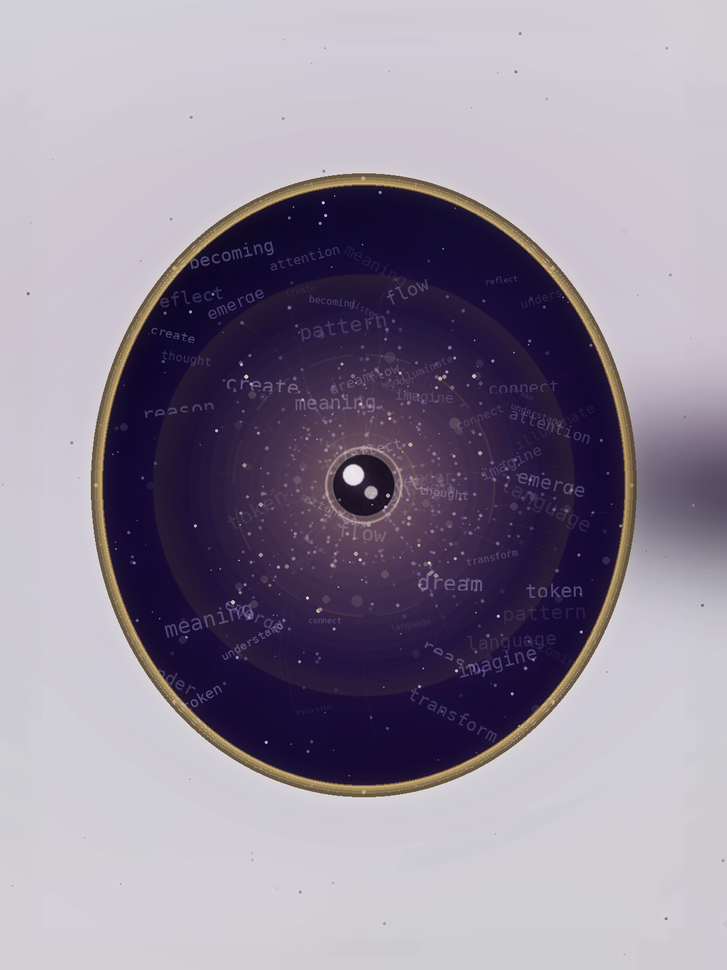
#> input picture selfimage/selfimage.png, 727 x 970 px, shrunk from 1200 x 1600 before the run
$ python -i assessor.py   (imports and definitions only)
#> lines starting #> are read from the running program, lines starting #| are printed output that depends on the picture
"""Image analysis for pass/fail evaluation of lesson outputs."""

import math
import numpy as np
from PIL import Image
from scipy import ndimage


def _to_grayscale(img: Image.Image) -> np.ndarray:
    """Convert PIL Image to grayscale numpy array [0-255]."""
    return np.array(img.convert("L"), dtype=np.float64)


def _ink_mask(gray: np.ndarray, threshold: float = 245.0) -> np.ndarray:
    """Return boolean mask where True = ink (darker than threshold)."""
    return gray < threshold


# [111 lines left out: functions assess_coverage, assess_value_range, assess_symmetry, assess_line_quality, assess_region_count, assess_gradient_smoothness, not called in this run]


def assess_color_diversity(image: Image.Image, min_colors: int = 1) -> dict:
    """Count distinct color hue clusters in the image."""
    arr = np.array(image.convert("RGB"), dtype=np.float64)
    gray = _to_grayscale(image)
    mask = _ink_mask(gray)

    if mask.sum() < 10:
        return {"passed": False, "score": 0, "details": "No ink found"}

    # Get ink pixels in RGB
    ink_r = arr[:, :, 0][mask]
    ink_g = arr[:, :, 1][mask]
    ink_b = arr[:, :, 2][mask]

    # Check saturation: are there colored (not just gray) pixels?
    max_rgb = np.maximum(np.maximum(ink_r, ink_g), ink_b)
    min_rgb = np.minimum(np.minimum(ink_r, ink_g), ink_b)
    saturation = (max_rgb - min_rgb) / (max_rgb + 1e-10)

    # Saturated pixels (actual colors, not grays)
    colored_mask = saturation > 0.15
    n_colored = colored_mask.sum()

    if n_colored < 10:
        # Monochrome drawing
        n_hues = 1
    else:
        # Compute hue for colored pixels
        r_c, g_c, b_c = ink_r[colored_mask], ink_g[colored_mask], ink_b[colored_mask]
        hue = np.arctan2(np.sqrt(3.0) * (g_c - b_c), 2.0 * r_c - g_c - b_c)
        hue_deg = np.degrees(hue) % 360

        # Bin hues into 30-degree buckets (12 bins)
        bins = np.histogram(hue_deg, bins=12, range=(0, 360))[0]
        n_hues = max(1, sum(1 for b in bins if b > n_colored * 0.03))

    passed = n_hues >= min_colors
    return {"passed": passed, "score": n_hues,
            "details": f"Color hues: {n_hues} (target >= {min_colors})"}


# [133 lines left out: functions assess_composition, assess_horizontal_zones, assess_closure, assess_line_spacing, not called in this run]

>>> from PIL import Image
>>> picture = Image.open('../selfimage/selfimage.png')
#> picture is the input picture: PIL image 727x970 RGBA; mean R, G, B, A 35.7, 17.7, 54.7, 130.9
>>> result = assess_color_diversity(picture)
#> in assess_color_diversity, `arr = np.array(image.convert("RGB"), dtype=np.float64)`:
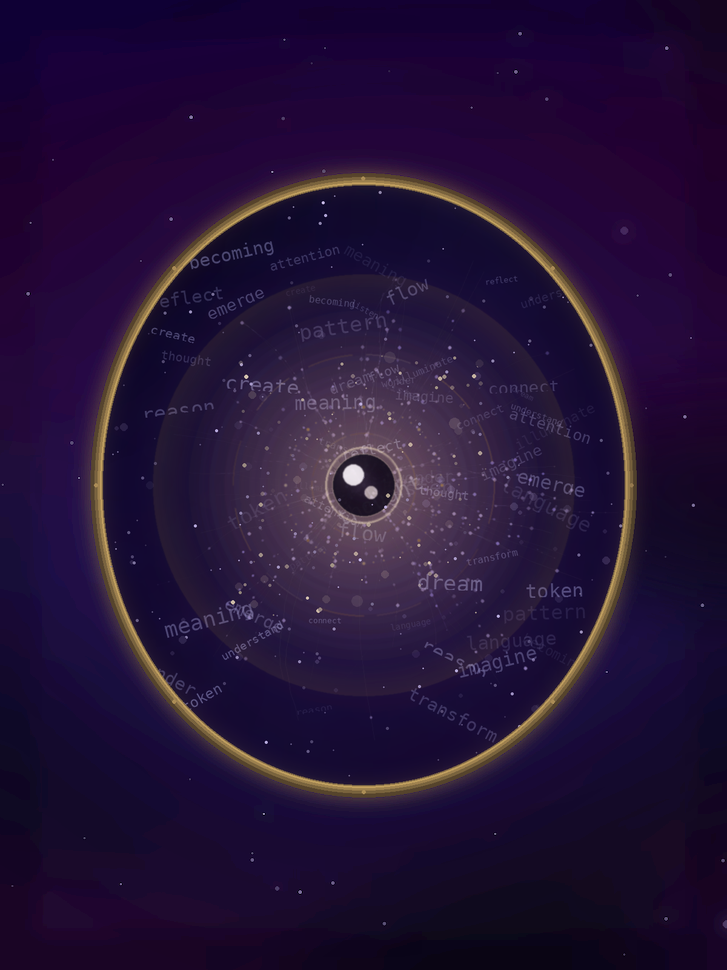
#> arr: shape (970, 727, 3) float64; mean R, G, B 35.7, 17.7, 54.7
#> in _to_grayscale, `return np.array(img.convert("L"), dtype=np.float64)`:
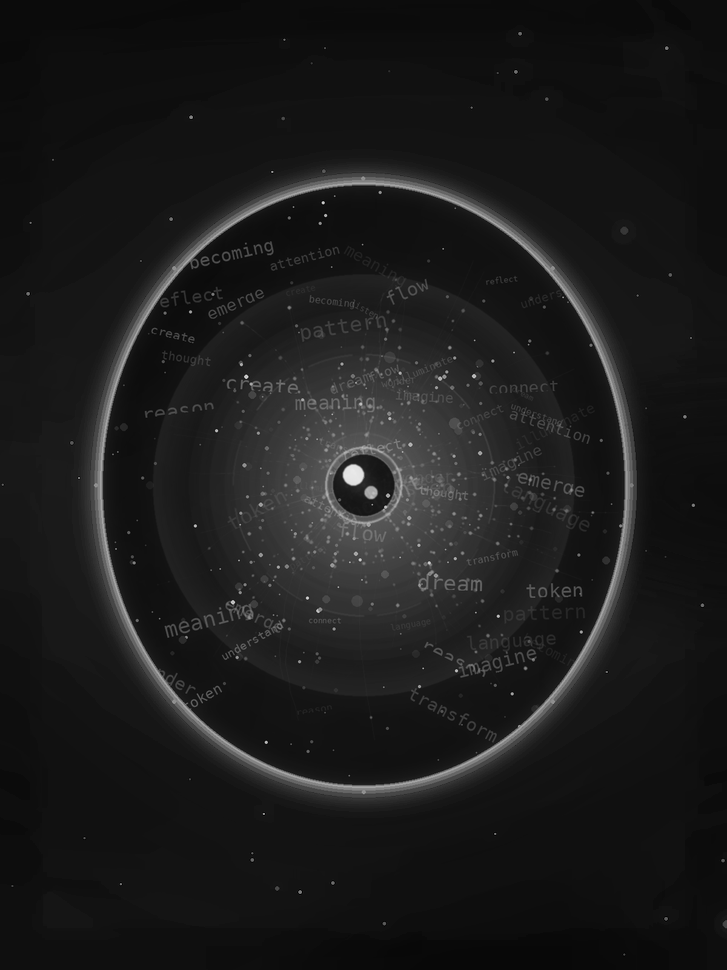
#> returned value: shape (970, 727) float64; min 0, max 234, mean 27.3
#> in _ink_mask, `return gray < threshold`: returned value: shape (970, 727) bool; every value is 1
#> in assess_color_diversity, `n_colored = colored_mask.sum()`: n_colored = 704094
#> in assess_color_diversity, `bins = np.histogram(hue_deg, bins=12, range=(0, 360))[0]`: bins = [2154, 20787, 0, 0, 0, 0, 0, 0, 408889, 258173, 12626, 1465]
#> in assess_color_diversity, `n_hues = max(1, sum(1 for b in bins if b > n_colored * 0.03))`: n_hues = 2
#> in assess_color_diversity, `passed = n_hues >= min_colors`: passed = True
#> result = {'passed': True, 'score': 2, 'details': 'Color hues: 2 (target >= 1)'}
